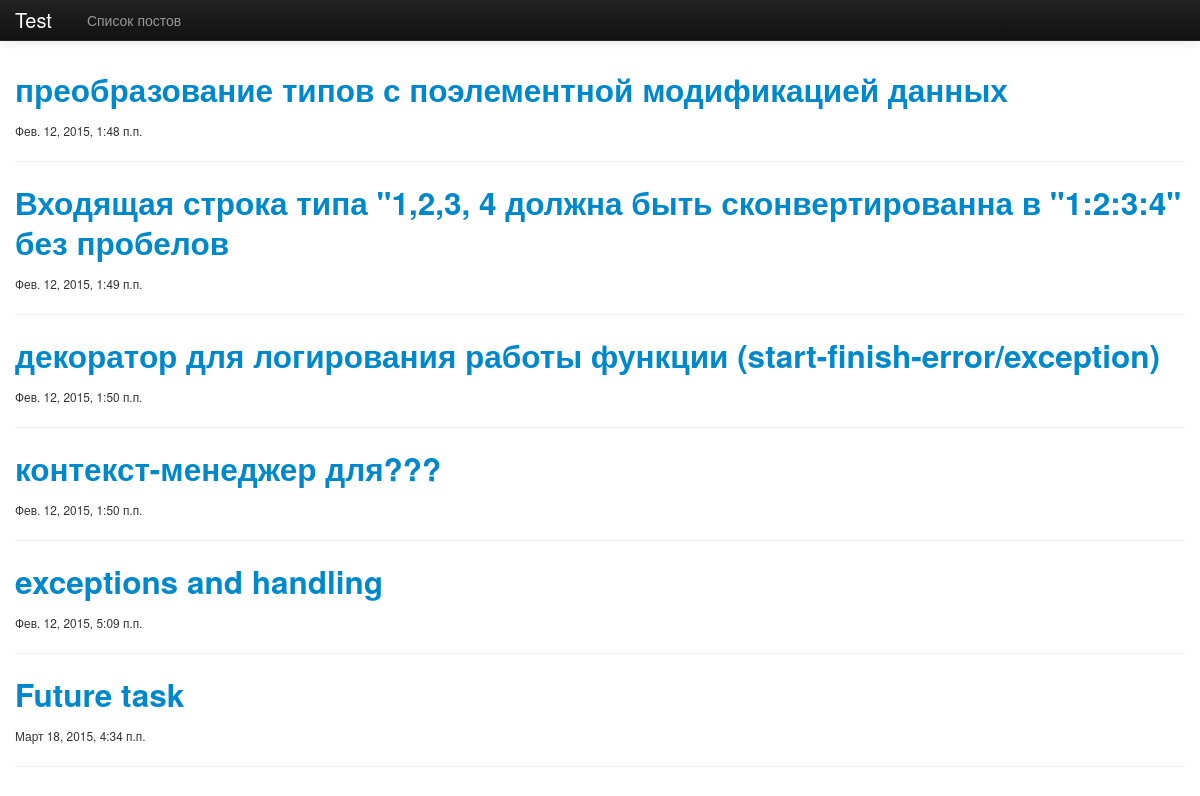
The page /training/ on the database its author committed.
### training/models.py (models this page shows, shortened)
class Task(models.Model):
    created = models.DateTimeField(u'Дата создания')
    content = models.TextField(max_length=10000, blank=True)
    result = models.TextField(max_length=10000, blank=True)
    def get_absolute_url(self):
        return "/training/%i/" % self.id

### training/views.py (the view)
class TaskListView(ListView):
    model = Task

### training/templates/training/task_list.html (shortened to what this page needs)
{% extends 'training/base.html' %}
{% block content %}
    {% for task in object_list %}
        <h2><a href="{{ task.get_absolute_url }}">{{ task.content }}</a></h2>
        <small>{{ task.created }}</small>
        <hr/>
    {% empty %}
    <p>Нет выполненных задач</p>
    {% endfor %}
{% endblock %}

### training/templates/training/base.html (shortened to what this page needs)
<!DOCTYPE html>
<html lang="ru">
    <head>
        <link href="{{STATIC_URL}}bootstrap/css/bootstrap.css" rel="stylesheet">
        <link href="{{STATIC_URL}}bootstrap/css/bootstrap-responsive.css" rel="stylesheet">
    </head>
<body>
<div class="navbar navbar-inverse navbar-fixed-top">
    <div class="navbar-inner">
        <div class="container">
            <div class="brand">Test</div>
            <ul class="nav">
                <li><a href="{% url 'list' %}" class="">Список постов</a></li>
            </ul>
        </div>
    </div>
</div>
<div class="container">
     {% block content %}Empty page{% endblock %}
</div>
</body>
</html>

### training/templates/training/base.html (style rules this page uses)
body { padding-top: 60px; }

### rows shown on the page
Task: content "преобразование типов с поэлементной модификацией данных", created "Фев. 12, 2015, 1:48 п.п."
Task: content "Входящая строка типа \"1,2,3, 4 должна быть сконвертированна в \"1:2:3:4\" без пробелов", created "Фев. 12, 2015, 1:49 п.п."
Task: content "декоратор для логирования работы функции (start-finish-error/exception)", created "Фев. 12, 2015, 1:50 п.п."
Task: content "контекст-менеджер для???", created "Фев. 12, 2015, 1:50 п.п."
Task: content "exceptions and handling", created "Фев. 12, 2015, 5:09 п.п."
Task: content "Future task", created "Март 18, 2015, 4:34 п.п."
